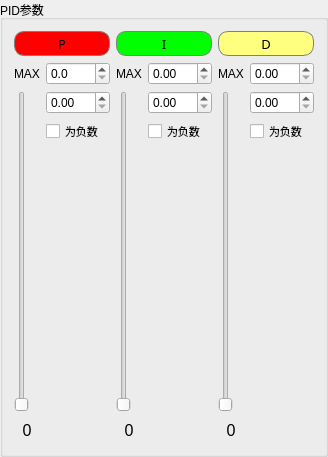
         <widget class="QGroupBox" name="groupBox_5">
          <property name="title">
           <string>PID参数</string>
          </property>
          <layout class="QGridLayout" name="gridLayout_6">
           <item row="0" column="0" colspan="2">
            <widget class="QLabel" name="label">
             <property name="minimumSize">
              <size>
               <width>0</width>
               <height>25</height>
              </size>
             </property>
             <property name="font">
              <font>
               <family>Adobe Devanagari</family>
               <pointsize>10</pointsize>
              </font>
             </property>
             <property name="styleSheet">
              <string notr="true">background:rgb(255, 0, 0);
border:1px solid gray;
        width:300px;
        border-radius:10px;
        padding:2px 4px;</string>
             </property>
             <property name="text">
              <string>P</string>
             </property>
             <property name="alignment">
              <set>Qt::AlignCenter</set>
             </property>
            </widget>
           </item>
           <item row="0" column="2" colspan="2">
            <widget class="QLabel" name="label_2">
             <property name="minimumSize">
              <size>
               <width>0</width>
               <height>25</height>
              </size>
             </property>
             <property name="font">
              <font>
               <family>Adobe Devanagari</family>
               <pointsize>10</pointsize>
              </font>
             </property>
             <property name="styleSheet">
              <string notr="true">background:rgb(0, 255, 0);
border:1px solid gray;
        width:300px;
        border-radius:10px;
        padding:2px 4px;</string>
             </property>
             <property name="text">
              <string>I</string>
             </property>
             <property name="alignment">
              <set>Qt::AlignCenter</set>
             </property>
            </widget>
           </item>
           <item row="0" column="4" colspan="2">
            <widget class="QLabel" name="label_5">
             <property name="minimumSize">
              <size>
               <width>0</width>
               <height>25</height>
              </size>
             </property>
             <property name="font">
              <font>
               <family>Adobe Devanagari</family>
               <pointsize>10</pointsize>
              </font>
             </property>
             <property name="styleSheet">
              <string notr="true">background:rgb(255, 255, 127);
border:1px solid gray;
        width:300px;
        border-radius:10px;
        padding:2px 4px;</string>
             </property>
             <property name="text">
              <string>D</string>
             </property>
             <property name="alignment">
              <set>Qt::AlignCenter</set>
             </property>
            </widget>
           </item>
           <item row="1" column="0">
            <widget class="QLabel" name="label_6">
             <property name="text">
              <string>MAX</string>
             </property>
            </widget>
           </item>
           <item row="1" column="1">
            <widget class="QDoubleSpinBox" name="doubleSpinBox_max_P">
             <property name="minimumSize">
              <size>
               <width>0</width>
               <height>20</height>
              </size>
             </property>
             <property name="decimals">
              <number>1</number>
             </property>
             <property name="minimum">
              <double>0.000000000000000</double>
             </property>
            </widget>
           </item>
           <item row="1" column="2">
            <widget class="QLabel" name="label_7">
             <property name="text">
              <string>MAX</string>
             </property>
            </widget>
           </item>
           <item row="1" column="3">
            <widget class="QDoubleSpinBox" name="doubleSpinBox_max_I">
             <property name="minimumSize">
              <size>
               <width>50</width>
               <height>20</height>
              </size>
             </property>
             <property name="decimals">
              <number>2</number>
             </property>
             <property name="maximum">
              <double>100.000000000000000</double>
             </property>
             <property name="singleStep">
              <double>0.100000000000000</double>
             </property>
            </widget>
           </item>
           <item row="1" column="4">
            <widget class="QLabel" name="label_8">
             <property name="text">
              <string>MAX</string>
             </property>
            </widget>
           </item>
           <item row="1" column="5">
            <widget class="QDoubleSpinBox" name="doubleSpinBox_max_D">
             <property name="sizePolicy">
              <sizepolicy hsizetype="Minimum" vsizetype="Minimum">
               <horstretch>0</horstretch>
               <verstretch>0</verstretch>
              </sizepolicy>
             </property>
             <property name="minimumSize">
              <size>
               <width>30</width>
               <height>20</height>
              </size>
             </property>
             <property name="correctionMode">
              <enum>QAbstractSpinBox::CorrectToNearestValue</enum>
             </property>
             <property name="decimals">
              <number>2</number>
             </property>
             <property name="maximum">
              <double>100.000000000000000</double>
             </property>
             <property name="singleStep">
              <double>0.100000000000000</double>
             </property>
            </widget>
           </item>
           <item row="2" column="0" rowspan="3">
            <widget class="QSlider" name="verticalSlider_P">
             <property name="styleSheet">
              <string notr="true">handle:vertical{width:13;margin-top:-3;margin-bottom:-3;border-radius:6;background:qradialgradient(spread:pad,cx:0.5,cy:0.5,radius:0.5,fx:0.5,fy:0.5,stop:0.6 #FFFFFF,stop:0.8 #4c73a8);}
        </string>
             </property>
             <property name="minimum">
              <number>0</number>
             </property>
             <property name="maximum">
              <number>1000</number>
             </property>
             <property name="singleStep">
              <number>10</number>
             </property>
             <property name="pageStep">
              <number>10</number>
             </property>
             <property name="value">
              <number>0</number>
             </property>
             <property name="sliderPosition">
              <number>0</number>
             </property>
             <property name="orientation">
              <enum>Qt::Vertical</enum>
             </property>
             <property name="invertedAppearance">
              <bool>false</bool>
             </property>
            </widget>
           </item>
           <item row="2" column="1">
            <widget class="QDoubleSpinBox" name="doubleSpinBox_P">
             <property name="minimumSize">
              <size>
               <width>0</width>
               <height>20</height>
              </size>
             </property>
             <property name="decimals">
              <number>2</number>
             </property>
             <property name="maximum">
              <double>100.000000000000000</double>
             </property>
             <property name="singleStep">
              <double>0.100000000000000</double>
             </property>
            </widget>
           </item>
           <item row="2" column="2" rowspan="3">
            <widget class="QSlider" name="verticalSlider_I">
             <property name="minimum">
              <number>0</number>
             </property>
             <property name="maximum">
              <number>1000</number>
             </property>
             <property name="singleStep">
              <number>10</number>
             </property>
             <property name="pageStep">
              <number>10</number>
             </property>
             <property name="value">
              <number>0</number>
             </property>
             <property name="sliderPosition">
              <number>0</number>
             </property>
             <property name="orientation">
              <enum>Qt::Vertical</enum>
             </property>
             <property name="invertedAppearance">
              <bool>false</bool>
             </property>
            </widget>
           </item>
           <item row="2" column="3">
            <widget class="QDoubleSpinBox" name="doubleSpinBox_I">
             <property name="minimumSize">
              <size>
               <width>0</width>
               <height>20</height>
              </size>
             </property>
             <property name="decimals">
              <number>2</number>
             </property>
             <property name="maximum">
              <double>100.000000000000000</double>
             </property>
             <property name="singleStep">
              <double>0.001000000000000</double>
             </property>
            </widget>
           </item>
           <item row="2" column="4" rowspan="3">
            <widget class="QSlider" name="verticalSlider_D">
             <property name="minimum">
              <number>0</number>
             </property>
             <property name="maximum">
              <number>1000</number>
             </property>
             <property name="singleStep">
              <number>10</number>
             </property>
             <property name="pageStep">
              <number>10</number>
             </property>
             <property name="orientation">
              <enum>Qt::Vertical</enum>
             </property>
            </widget>
           </item>
           <item row="2" column="5">
            <widget class="QDoubleSpinBox" name="doubleSpinBox_D">
             <property name="minimumSize">
              <size>
               <width>0</width>
               <height>20</height>
              </size>
             </property>
             <property name="font">
              <font>
               <pointsize>9</pointsize>
              </font>
             </property>
             <property name="decimals">
              <number>2</number>
             </property>
             <property name="maximum">
              <double>100.000000000000000</double>
             </property>
             <property name="singleStep">
              <double>0.010000000000000</double>
             </property>
            </widget>
           </item>
           <item row="3" column="1">
            <widget class="QCheckBox" name="checkBox_P">
             <property name="font">
              <font>
               <pointsize>8</pointsize>
              </font>
             </property>
             <property name="text">
              <string>为负数</string>
             </property>
             <property name="iconSize">
              <size>
               <width>10</width>
               <height>10</height>
              </size>
             </property>
            </widget>
           </item>
           <item row="3" column="3">
            <widget class="QCheckBox" name="checkBox_I">
             <property name="font">
              <font>
               <pointsize>8</pointsize>
              </font>
             </property>
             <property name="text">
              <string>为负数</string>
             </property>
            </widget>
           </item>
           <item row="3" column="5">
            <widget class="QCheckBox" name="checkBox_D">
             <property name="font">
              <font>
               <pointsize>8</pointsize>
              </font>
             </property>
             <property name="text">
              <string>为负数</string>
             </property>
             <property name="checked">
              <bool>false</bool>
             </property>
            </widget>
           </item>
           <item row="4" column="1">
            <spacer name="verticalSpacer">
             <property name="orientation">
              <enum>Qt::Vertical</enum>
             </property>
             <property name="sizeHint" stdset="0">
              <size>
               <width>20</width>
               <height>269</height>
              </size>
             </property>
            </spacer>
           </item>
           <item row="4" column="3">
            <spacer name="verticalSpacer_2">
             <property name="orientation">
              <enum>Qt::Vertical</enum>
             </property>
             <property name="sizeHint" stdset="0">
              <size>
               <width>20</width>
               <height>269</height>
              </size>
             </property>
            </spacer>
           </item>
           <item row="4" column="5">
            <spacer name="verticalSpacer_3">
             <property name="orientation">
              <enum>Qt::Vertical</enum>
             </property>
             <property name="sizeHint" stdset="0">
              <size>
               <width>20</width>
               <height>269</height>
              </size>
             </property>
            </spacer>
           </item>
           <item row="5" column="0">
            <widget class="QLabel" name="label_9">
             <property name="minimumSize">
              <size>
               <width>0</width>
               <height>25</height>
              </size>
             </property>
             <property name="font">
              <font>
               <pointsize>12</pointsize>
              </font>
             </property>
             <property name="text">
              <string>0</string>
             </property>
             <property name="alignment">
              <set>Qt::AlignCenter</set>
             </property>
            </widget>
           </item>
           <item row="5" column="2">
            <widget class="QLabel" name="label_10">
             <property name="minimumSize">
              <size>
               <width>0</width>
               <height>25</height>
              </size>
             </property>
             <property name="font">
              <font>
               <pointsize>12</pointsize>
              </font>
             </property>
             <property name="text">
              <string>0</string>
             </property>
             <property name="alignment">
              <set>Qt::AlignCenter</set>
             </property>
            </widget>
           </item>
           <item row="5" column="4">
            <widget class="QLabel" name="label_11">
             <property name="minimumSize">
              <size>
               <width>0</width>
               <height>25</height>
              </size>
             </property>
             <property name="font">
              <font>
               <pointsize>12</pointsize>
              </font>
             </property>
             <property name="text">
              <string>0</string>
             </property>
             <property name="alignment">
              <set>Qt::AlignCenter</set>
             </property>
            </widget>
           </item>
          </layout>
         </widget>
